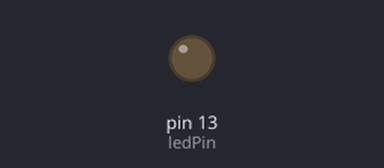
Simulated run of this sketch. Board: Arduino Uno, built with avr-gcc and run on an emulated ATmega328P. On the bench: output pins drawn as LEDs (lit = HIGH).

Above: at 1.6 s.
At 4.3 s:
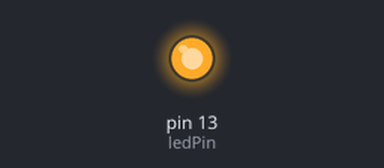
Timing chart, 0 to 10.4 s (numbered marks = the images above):
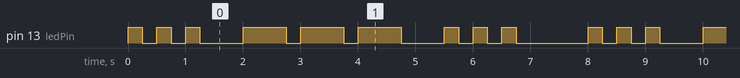

The sketch:

sketch_feb15b.ino
```cpp
int ledPin = 13;


int unit = 250;

void setup() {
  pinMode(ledPin, OUTPUT);
}

void dot() {
  digitalWrite(ledPin, HIGH);
  delay(unit);
  digitalWrite(ledPin, LOW);
  delay(unit);
}

void dash() {
  digitalWrite(ledPin, HIGH);
  delay(3 * unit);
  digitalWrite(ledPin, LOW);
  delay(unit);
}

void loop() {
  // S: ...
  dot();
  dot();
  dot();
  delay(2 * unit);

  // O: ---
  dash();
  dash();
  dash();
  delay(2 * unit);

  // S: ...
  dot();
  dot();
  dot();

  delay(4 * unit);
}
```

Measured:
- by itself, pin 13 (ledPin): repeats every 8.0 s: 2 × (LOW 0.25 s, HIGH 0.25 s), LOW 0.75 s, 2 × (HIGH 0.75 s, LOW 0.25 s), HIGH 0.75 s, LOW 0.75 s, 2 × (HIGH 0.25 s, LOW 0.25 s), HIGH 0.25 s, LOW 1.3 s, HIGH 0.25 s
- by itself, everything shown: repeats every 8.0 s, in 18 steps
